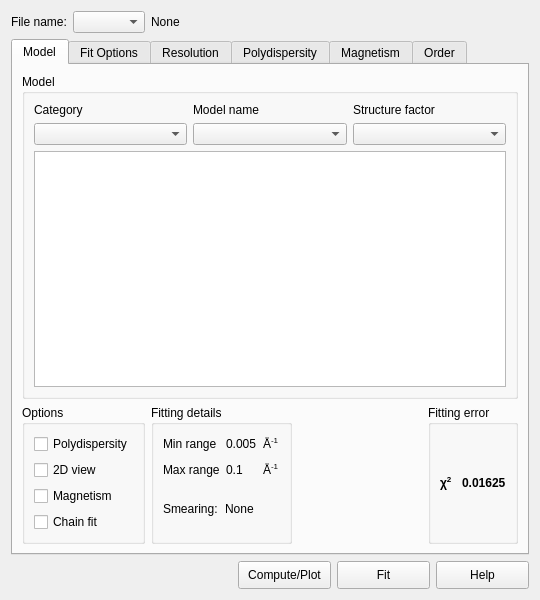
<?xml version="1.0" encoding="UTF-8"?>
<ui version="4.0">
 <class>FittingWidgetUI</class>
 <widget class="QWidget" name="FittingWidgetUI">
  <property name="geometry">
   <rect>
    <x>0</x>
    <y>0</y>
    <width>540</width>
    <height>600</height>
   </rect>
  </property>
  <property name="sizePolicy">
   <sizepolicy hsizetype="MinimumExpanding" vsizetype="Ignored">
    <horstretch>0</horstretch>
    <verstretch>0</verstretch>
   </sizepolicy>
  </property>
  <property name="minimumSize">
   <size>
    <width>445</width>
    <height>540</height>
   </size>
  </property>
  <property name="windowTitle">
   <string>FittingWidget</string>
  </property>
  <layout class="QGridLayout" name="gridLayout_5">
   <item row="0" column="0">
    <layout class="QHBoxLayout" name="horizontalLayout">
     <item>
      <widget class="QLabel" name="label">
       <property name="text">
        <string>File name:</string>
       </property>
      </widget>
     </item>
     <item>
      <layout class="QGridLayout" name="gridLayout_3">
       <item row="0" column="0">
        <widget class="QComboBox" name="cbFileNames">
         <property name="toolTip">
          <string>&lt;html&gt;&lt;head/&gt;&lt;body&gt;&lt;p&gt;Choose a file to set initial fit parameters.&lt;/p&gt;&lt;/body&gt;&lt;/html&gt;</string>
         </property>
         <property name="sizeAdjustPolicy">
          <enum>QComboBox::AdjustToContents</enum>
         </property>
        </widget>
       </item>
       <item row="0" column="1">
        <widget class="QLabel" name="lblFilename">
         <property name="text">
          <string>None</string>
         </property>
        </widget>
       </item>
      </layout>
     </item>
     <item>
      <spacer name="horizontalSpacer_4">
       <property name="orientation">
        <enum>Qt::Horizontal</enum>
       </property>
       <property name="sizeHint" stdset="0">
        <size>
         <width>459</width>
         <height>20</height>
        </size>
       </property>
      </spacer>
     </item>
    </layout>
   </item>
   <item row="1" column="0">
    <widget class="QTabWidget" name="tabFitting">
     <property name="currentIndex">
      <number>0</number>
     </property>
     <widget class="QWidget" name="tab_3">
      <attribute name="title">
       <string>Model</string>
      </attribute>
      <layout class="QGridLayout" name="gridLayout_4">
       <item row="0" column="0" colspan="4">
        <widget class="QGroupBox" name="groupBox_6">
         <property name="sizePolicy">
          <sizepolicy hsizetype="Expanding" vsizetype="Expanding">
           <horstretch>0</horstretch>
           <verstretch>0</verstretch>
          </sizepolicy>
         </property>
         <property name="title">
          <string>Model </string>
         </property>
         <layout class="QGridLayout" name="gridLayout_2">
          <item row="0" column="0">
           <layout class="QGridLayout" name="gridLayout">
            <item row="0" column="0">
             <widget class="QLabel" name="label_2">
              <property name="text">
               <string>Category</string>
              </property>
             </widget>
            </item>
            <item row="0" column="1">
             <widget class="QLabel" name="lblModel">
              <property name="text">
               <string>Model name</string>
              </property>
             </widget>
            </item>
            <item row="0" column="2">
             <widget class="QLabel" name="lblStructure">
              <property name="text">
               <string>Structure factor</string>
              </property>
             </widget>
            </item>
            <item row="1" column="0">
             <widget class="QComboBox" name="cbCategory">
              <property name="toolTip">
               <string>Select a category</string>
              </property>
             </widget>
            </item>
            <item row="1" column="1">
             <widget class="QComboBox" name="cbModel">
              <property name="toolTip">
               <string>Select a model</string>
              </property>
             </widget>
            </item>
            <item row="1" column="2">
             <widget class="QComboBox" name="cbStructureFactor">
              <property name="toolTip">
               <string>Select a structure factor</string>
              </property>
             </widget>
            </item>
           </layout>
          </item>
          <item row="1" column="0">
           <widget class="QTreeView" name="lstParams">
            <property name="styleSheet">
             <string notr="true"/>
            </property>
            <property name="editTriggers">
             <set>QAbstractItemView::CurrentChanged|QAbstractItemView::DoubleClicked|QAbstractItemView::EditKeyPressed|QAbstractItemView::SelectedClicked</set>
            </property>
            <property name="selectionMode">
             <enum>QAbstractItemView::ExtendedSelection</enum>
            </property>
           </widget>
          </item>
         </layout>
        </widget>
       </item>
       <item row="1" column="0">
        <widget class="QGroupBox" name="groupBox_7">
         <property name="title">
          <string>Options </string>
         </property>
         <layout class="QVBoxLayout" name="verticalLayout">
          <item>
           <widget class="QCheckBox" name="chkPolydispersity">
            <property name="enabled">
             <bool>true</bool>
            </property>
            <property name="toolTip">
             <string>&lt;html&gt;&lt;head/&gt;&lt;body&gt;&lt;p&gt;Switch on orientational polydispersity.&lt;/p&gt;&lt;/body&gt;&lt;/html&gt;</string>
            </property>
            <property name="text">
             <string>Polydispersity</string>
            </property>
            <property name="checkable">
             <bool>true</bool>
            </property>
           </widget>
          </item>
          <item>
           <widget class="QCheckBox" name="chk2DView">
            <property name="enabled">
             <bool>true</bool>
            </property>
            <property name="toolTip">
             <string>&lt;html&gt;&lt;head/&gt;&lt;body&gt;&lt;p&gt;Switch on 2D view of the model.&lt;/p&gt;&lt;/body&gt;&lt;/html&gt;</string>
            </property>
            <property name="text">
             <string>2D view</string>
            </property>
            <property name="checkable">
             <bool>true</bool>
            </property>
           </widget>
          </item>
          <item>
           <widget class="QCheckBox" name="chkMagnetism">
            <property name="enabled">
             <bool>true</bool>
            </property>
            <property name="toolTip">
             <string>&lt;html&gt;&lt;head/&gt;&lt;body&gt;&lt;p&gt;Switch on magnetic scattering parameters.&lt;/p&gt;&lt;p&gt;This option is available only for 2D models.&lt;/p&gt;&lt;/body&gt;&lt;/html&gt;</string>
            </property>
            <property name="text">
             <string>Magnetism</string>
            </property>
            <property name="checkable">
             <bool>true</bool>
            </property>
           </widget>
          </item>
          <item>
           <widget class="QCheckBox" name="chkChainFit">
            <property name="enabled">
             <bool>true</bool>
            </property>
            <property name="toolTip">
             <string>&lt;html&gt;&lt;head/&gt;&lt;body&gt;&lt;p&gt;Switch on Chain Fitting (parameter reuse) for batch datasets.&lt;/p&gt;&lt;/body&gt;&lt;/html&gt;</string>
            </property>
            <property name="text">
             <string>Chain fit</string>
            </property>
            <property name="checkable">
             <bool>true</bool>
            </property>
           </widget>
          </item>
         </layout>
        </widget>
       </item>
       <item row="1" column="1">
        <widget class="QGroupBox" name="groupBox_8">
         <property name="title">
          <string>Fitting details </string>
         </property>
         <layout class="QGridLayout" name="gridLayout_17">
          <item row="0" column="0" colspan="2">
           <layout class="QGridLayout" name="gridLayout_8">
            <item row="0" column="0">
             <widget class="QLabel" name="label_16">
              <property name="text">
               <string>Min range</string>
              </property>
             </widget>
            </item>
            <item row="0" column="1">
             <widget class="QLabel" name="lblMinRangeDef">
              <property name="text">
               <string>0.005</string>
              </property>
             </widget>
            </item>
            <item row="0" column="2">
             <widget class="QLabel" name="label_17">
              <property name="text">
               <string>&lt;html&gt;&lt;head/&gt;&lt;body&gt;&lt;p&gt;Å&lt;span style=&quot; vertical-align:super;&quot;&gt;-1&lt;/span&gt;&lt;/p&gt;&lt;/body&gt;&lt;/html&gt;</string>
              </property>
             </widget>
            </item>
            <item row="1" column="0">
             <widget class="QLabel" name="label_18">
              <property name="text">
               <string>Max range</string>
              </property>
             </widget>
            </item>
            <item row="1" column="1">
             <widget class="QLabel" name="lblMaxRangeDef">
              <property name="text">
               <string>0.1</string>
              </property>
             </widget>
            </item>
            <item row="1" column="2">
             <widget class="QLabel" name="label_19">
              <property name="text">
               <string>&lt;html&gt;&lt;head/&gt;&lt;body&gt;&lt;p&gt;Å&lt;span style=&quot; vertical-align:super;&quot;&gt;-1&lt;/span&gt;&lt;/p&gt;&lt;/body&gt;&lt;/html&gt;</string>
              </property>
             </widget>
            </item>
           </layout>
          </item>
          <item row="1" column="0">
           <widget class="QLabel" name="label_20">
            <property name="text">
             <string>Smearing:</string>
            </property>
           </widget>
          </item>
          <item row="1" column="1">
           <widget class="QLabel" name="lblCurrentSmearing">
            <property name="text">
             <string>None</string>
            </property>
           </widget>
          </item>
         </layout>
        </widget>
       </item>
       <item row="1" column="2">
        <spacer name="horizontalSpacer_3">
         <property name="orientation">
          <enum>Qt::Horizontal</enum>
         </property>
         <property name="sizeHint" stdset="0">
          <size>
           <width>207</width>
           <height>20</height>
          </size>
         </property>
        </spacer>
       </item>
       <item row="1" column="3">
        <widget class="QGroupBox" name="groupBox_9">
         <property name="toolTip">
          <string>&lt;html&gt;&lt;head/&gt;&lt;body&gt;&lt;p&gt;χ&lt;span style=&quot; vertical-align:super;&quot;&gt;2&lt;/span&gt;/DOF (DOF=N&lt;span style=&quot; vertical-align:sub;&quot;&gt;pts&lt;/span&gt;-N&lt;span style=&quot; vertical-align:sub;&quot;&gt;par&lt;/span&gt; fitted)&lt;/p&gt;&lt;/body&gt;&lt;/html&gt;</string>
         </property>
         <property name="title">
          <string>Fitting error</string>
         </property>
         <layout class="QGridLayout" name="gridLayout_18">
          <item row="0" column="0">
           <layout class="QHBoxLayout" name="horizontalLayout_2">
            <item>
             <widget class="QLabel" name="label_23">
              <property name="text">
               <string>&lt;html&gt;&lt;head/&gt;&lt;body&gt;&lt;p&gt;&lt;span style=&quot; font-weight:600;&quot;&gt;χ&lt;/span&gt;&lt;span style=&quot; font-weight:600; vertical-align:super;&quot;&gt;2&lt;/span&gt;&lt;/p&gt;&lt;/body&gt;&lt;/html&gt;</string>
              </property>
             </widget>
            </item>
            <item>
             <widget class="QLabel" name="lblChi2Value">
              <property name="text">
               <string>&lt;html&gt;&lt;head/&gt;&lt;body&gt;&lt;p&gt;&lt;span style=&quot; font-weight:600;&quot;&gt;0.01625&lt;/span&gt;&lt;/p&gt;&lt;/body&gt;&lt;/html&gt;</string>
              </property>
             </widget>
            </item>
           </layout>
          </item>
         </layout>
        </widget>
       </item>
      </layout>
     </widget>
     <widget class="QWidget" name="tabOptions">
      <attribute name="title">
       <string>Fit Options</string>
      </attribute>
     </widget>
     <widget class="QWidget" name="tabResolution">
      <attribute name="title">
       <string>Resolution</string>
      </attribute>
     </widget>
     <widget class="QWidget" name="tab_4">
      <attribute name="title">
       <string>Polydispersity</string>
      </attribute>
      <layout class="QGridLayout" name="gridLayout_10">
       <item row="0" column="0">
        <widget class="QGroupBox" name="groupBox_3">
         <property name="title">
          <string>Number-average Polydispersity and Orientational Distribution</string>
         </property>
         <layout class="QGridLayout" name="gridLayout_9">
          <item row="0" column="0">
           <widget class="QTableView" name="lstPoly">
            <property name="editTriggers">
             <set>QAbstractItemView::AllEditTriggers</set>
            </property>
            <property name="alternatingRowColors">
             <bool>true</bool>
            </property>
            <property name="selectionMode">
             <enum>QAbstractItemView::ExtendedSelection</enum>
            </property>
            <property name="selectionBehavior">
             <enum>QAbstractItemView::SelectRows</enum>
            </property>
           </widget>
          </item>
         </layout>
        </widget>
       </item>
      </layout>
     </widget>
     <widget class="QWidget" name="tab_6">
      <attribute name="title">
       <string>Magnetism</string>
      </attribute>
      <layout class="QGridLayout" name="gridLayout_22">
       <item row="0" column="0">
        <widget class="QGroupBox" name="groupBox_10">
         <property name="title">
          <string>Polarisation/Magnetic Scattering </string>
         </property>
         <layout class="QGridLayout" name="gridLayout_21">
          <item row="1" column="1">
           <spacer name="horizontalSpacer_6">
            <property name="orientation">
             <enum>Qt::Horizontal</enum>
            </property>
            <property name="sizeHint" stdset="0">
             <size>
              <width>498</width>
              <height>20</height>
             </size>
            </property>
           </spacer>
          </item>
          <item row="0" column="0" colspan="3">
           <widget class="QTableView" name="lstMagnetic"/>
          </item>
          <item row="1" column="2">
           <widget class="QPushButton" name="cmdMagneticDisplay">
            <property name="text">
             <string>Display
magnetic
angles</string>
            </property>
           </widget>
          </item>
         </layout>
        </widget>
       </item>
      </layout>
     </widget>
     <widget class="QWidget" name="tabOrder">
      <attribute name="title">
       <string>Order</string>
      </attribute>
     </widget>
    </widget>
   </item>
   <item row="2" column="0">
    <layout class="QHBoxLayout" name="horizontalLayout_3">
     <item>
      <spacer name="horizontalSpacer">
       <property name="orientation">
        <enum>Qt::Horizontal</enum>
       </property>
       <property name="sizeHint" stdset="0">
        <size>
         <width>273</width>
         <height>20</height>
        </size>
       </property>
      </spacer>
     </item>
     <item>
      <widget class="QPushButton" name="cmdPlot">
       <property name="sizePolicy">
        <sizepolicy hsizetype="Fixed" vsizetype="Fixed">
         <horstretch>0</horstretch>
         <verstretch>0</verstretch>
        </sizepolicy>
       </property>
       <property name="minimumSize">
        <size>
         <width>93</width>
         <height>28</height>
        </size>
       </property>
       <property name="toolTip">
        <string>&lt;html&gt;&lt;head/&gt;&lt;body&gt;&lt;p&gt;Perform a single computation of the model using the parameters as-entered and subsequently plot the result.&lt;/p&gt;&lt;/body&gt;&lt;/html&gt;</string>
       </property>
       <property name="text">
        <string>Compute/Plot</string>
       </property>
      </widget>
     </item>
     <item>
      <widget class="QPushButton" name="cmdFit">
       <property name="sizePolicy">
        <sizepolicy hsizetype="Fixed" vsizetype="Fixed">
         <horstretch>0</horstretch>
         <verstretch>0</verstretch>
        </sizepolicy>
       </property>
       <property name="minimumSize">
        <size>
         <width>93</width>
         <height>28</height>
        </size>
       </property>
       <property name="text">
        <string>Fit</string>
       </property>
      </widget>
     </item>
     <item>
      <widget class="QPushButton" name="cmdHelp">
       <property name="sizePolicy">
        <sizepolicy hsizetype="Fixed" vsizetype="Fixed">
         <horstretch>0</horstretch>
         <verstretch>0</verstretch>
        </sizepolicy>
       </property>
       <property name="minimumSize">
        <size>
         <width>93</width>
         <height>28</height>
        </size>
       </property>
       <property name="text">
        <string>Help</string>
       </property>
      </widget>
     </item>
    </layout>
   </item>
  </layout>
 </widget>
 <tabstops>
  <tabstop>cbFileNames</tabstop>
  <tabstop>tabFitting</tabstop>
  <tabstop>cbCategory</tabstop>
  <tabstop>cbModel</tabstop>
  <tabstop>cbStructureFactor</tabstop>
  <tabstop>lstParams</tabstop>
  <tabstop>chkPolydispersity</tabstop>
  <tabstop>chk2DView</tabstop>
  <tabstop>chkMagnetism</tabstop>
  <tabstop>chkChainFit</tabstop>
  <tabstop>lstPoly</tabstop>
  <tabstop>lstMagnetic</tabstop>
  <tabstop>cmdMagneticDisplay</tabstop>
  <tabstop>cmdPlot</tabstop>
  <tabstop>cmdFit</tabstop>
  <tabstop>cmdHelp</tabstop>
 </tabstops>
 <resources/>
 <connections/>
</ui>
